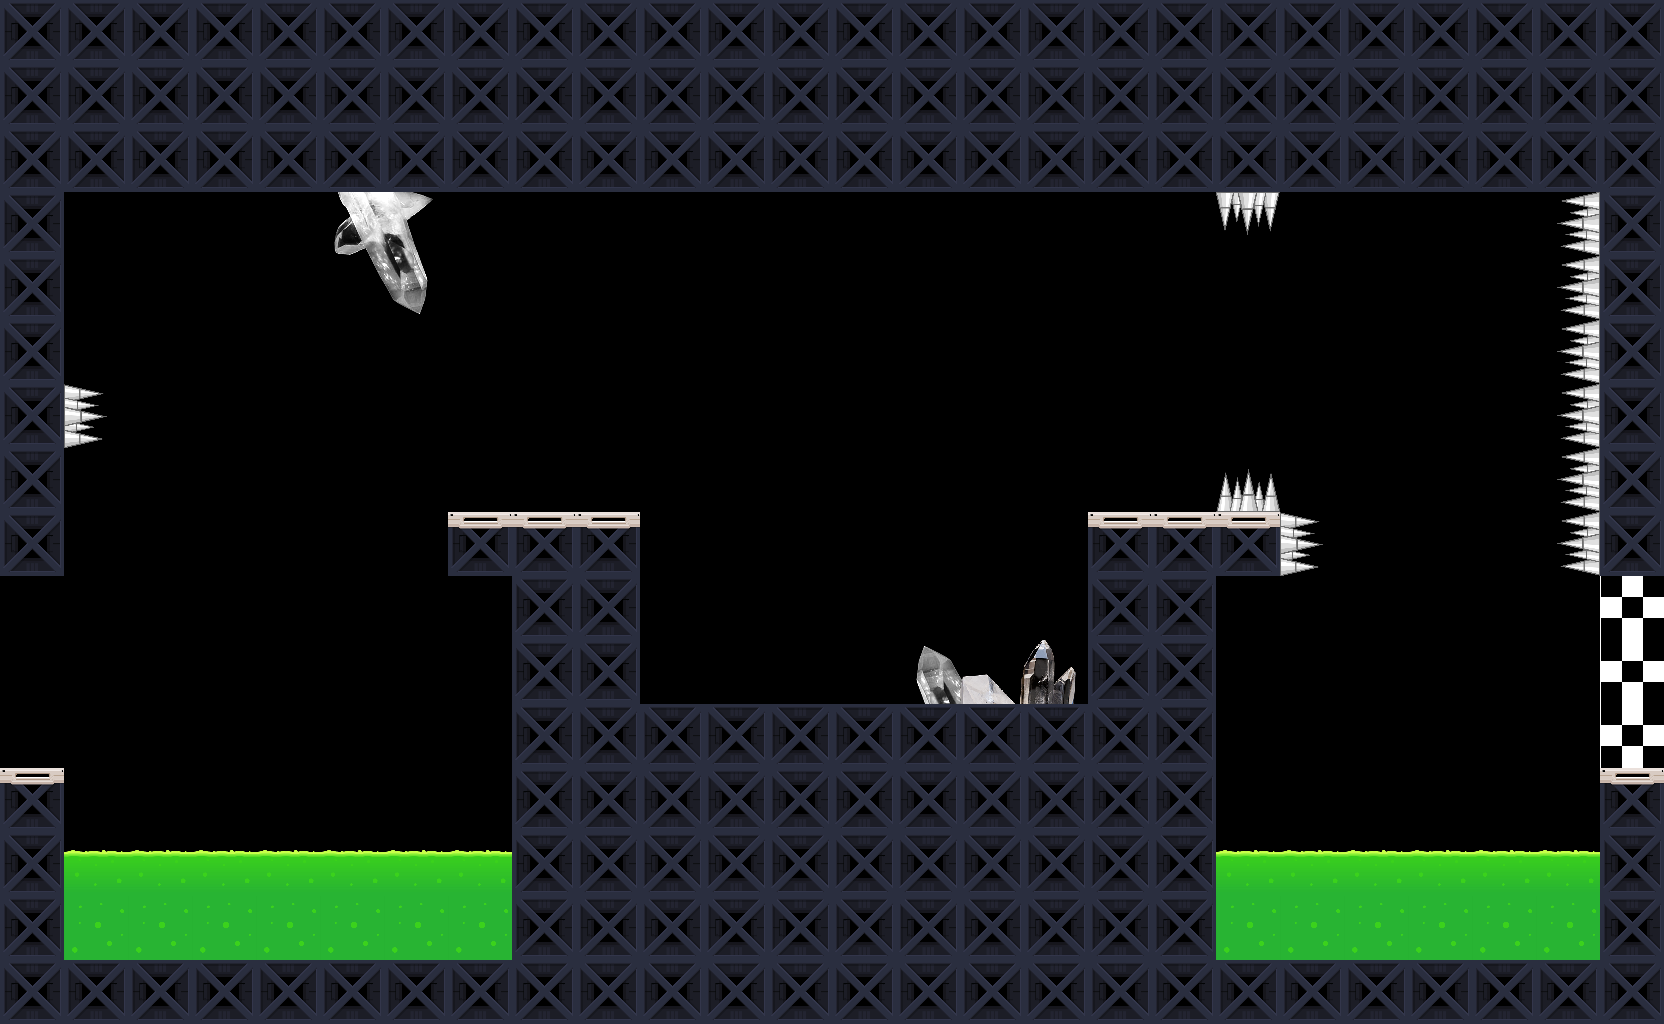

A level layout from a 2D game, rendered from its tile map. Below: a short description, then the map file with tile-grid data replaced by summaries:
An orthogonal 26x16 tile map with 64x64 px tiles, 3 tile layers (BG, L0, UI) and 24 objects (7x static, 2x HEF, SpawnPoint, Sensor, VEF, ...).

<map version="1.2" tiledversion="2019.05.08" orientation="orthogonal" renderorder="left-up" width="26" height="16" tilewidth="64" tileheight="64" infinite="0" nextlayerid="11" nextobjectid="40">
 <properties>
  <property name="isBoundingBox" type="bool" value="true" />
  <property name="isDebug" type="bool" value="false" />
  <property name="isFollow" type="bool" value="false" />
  <property name="isPhyDebug" type="bool" value="false" />
  <property name="isScrollX" type="bool" value="false" />
  <property name="isScrollY" type="bool" value="false" />
 </properties>
 <tileset firstgid="1" name="Tiles" tilewidth="128" tileheight="128" tilecount="15" columns="0">
  <grid orientation="orthogonal" width="1" height="1" />
  <tile id="1" type="TR-1">
   <properties>
    <property name="PE_Key" value="NA" />
    <property name="PhysicsBody" value="BOUNDING_BOX" />
    <property name="TAG" type="int" value="80" />
    <property name="isDynamic" type="bool" value="false" />
    <property name="isUseOnContact" type="bool" value="false" />
    <property name="isUsePhysics" type="bool" value="true" />
   </properties>
   <image width="64" height="64" source="Tile2.png" />
   <objectgroup draworder="index">
    <object id="1" x="0" y="0" width="64" height="64" />
   </objectgroup>
  </tile>
  <tile id="4" type="TR-0">
   <properties>
    <property name="PE_Key" value="NA" />
    <property name="PhysicsBody" value="BOUNDING_BOX" />
    <property name="TAG" type="int" value="82" />
    <property name="isDynamic" type="bool" value="false" />
    <property name="isUseOnContact" type="bool" value="false" />
    <property name="isUsePhysics" type="bool" value="true" />
   </properties>
   <image width="64" height="64" source="Tile5.png" />
   <objectgroup draworder="index">
    <object id="1" x="0" y="0" width="64" height="64" />
   </objectgroup>
  </tile>
  <tile id="15" type="Acid">
   <properties>
    <property name="CategoryBitmask" value="100000_000000_000000_000000" />
    <property name="CollisionBitmask" value="000000_000000_11111111_11111111" />
    <property name="ContactTestBitmask" value="11111111_11111111_11111111_11111111" />
    <property name="GameObject" value="Hostile" />
    <property name="GivesDamage" type="int" value="100" />
    <property name="Group" type="int" value="0" />
    <property name="PE_Key" value="NA" />
    <property name="PhysicsBody" value="BOUNDING_BOX" />
    <property name="TAG" type="int" value="100" />
    <property name="canGiveDamage" type="bool" value="false" />
    <property name="canTakeDamage" type="bool" value="false" />
    <property name="health" value="INF" />
    <property name="isDynamic" type="bool" value="false" />
    <property name="isUseOnContact" type="bool" value="false" />
    <property name="isUsePhysics" type="bool" value="true" />
   </properties>
   <image width="64" height="64" source="Acid_Bottom.png" />
   <objectgroup draworder="index">
    <object id="1" x="0" y="0" width="4" height="64" />
   </objectgroup>
  </tile>
  <tile id="16" type="AcidTop">
   <properties>
    <property name="CategoryBitmask" value="010000_000000_000000_000000" />
    <property name="CollisionBitmask" value="000000_000000_11111111_11111111" />
    <property name="ContactTestBitmask" value="11111111_11111111_11111111_11111111" />
    <property name="GameObject" value="Hostile" />
    <property name="GivesDamage" type="int" value="100" />
    <property name="Group" type="int" value="0" />
    <property name="PE_Key" value="AcidTop" />
    <property name="PhysicsBody" value="PE" />
    <property name="TAG" type="int" value="100" />
    <property name="canGiveDamage" type="bool" value="false" />
    <property name="canTakeDamage" type="bool" value="false" />
    <property name="health" value="INF" />
    <property name="isDynamic" type="bool" value="false" />
    <property name="isUseOnContact" type="bool" value="true" />
    <property name="isUsePhysics" type="bool" value="true" />
   </properties>
   <image width="64" height="64" source="Acid_Top.png" />
   <objectgroup draworder="index">
    <object id="1" x="2" y="23" width="61" height="40" />
   </objectgroup>
  </tile>
  <tile id="22" type="SpikeWest">
   <properties>
    <property name="CategoryBitmask" value="100000_000000_000000_000000" />
    <property name="CollisionBitmask" value="000000_000000_11111111_11111111" />
    <property name="ContactTestBitmask" value="11111111_11111111_11111111_11111111" />
    <property name="GameObject" value="Hostile" />
    <property name="GivesDamage" type="int" value="30" />
    <property name="Group" type="int" value="0" />
    <property name="PE_Key" value="SpikeWest" />
    <property name="PhysicsBody" value="PE" />
    <property name="TAG" type="int" value="100" />
    <property name="canGiveDamage" type="bool" value="false" />
    <property name="canTakeDamage" type="bool" value="false" />
    <property name="health" value="INF" />
    <property name="isDynamic" type="bool" value="false" />
    <property name="isUseOnContact" type="bool" value="true" />
    <property name="isUsePhysics" type="bool" value="true" />
   </properties>
   <image width="64" height="64" source="SpikeWest.png" />
   <objectgroup draworder="index">
    <object id="1" x="27" y="2" width="36" height="60" />
   </objectgroup>
  </tile>
  <tile id="23" type="SpikeEast">
   <properties>
    <property name="CategoryBitmask" value="100000_000000_000000_000000" />
    <property name="CollisionBitmask" value="000000_000000_11111111_11111111" />
    <property name="ContactTestBitmask" value="11111111_11111111_11111111_11111111" />
    <property name="GameObject" value="Hostile" />
    <property name="GivesDamage" type="int" value="30" />
    <property name="Group" type="int" value="0" />
    <property name="PE_Key" value="SpikeEast" />
    <property name="PhysicsBody" value="PE" />
    <property name="TAG" type="int" value="100" />
    <property name="canGiveDamage" type="bool" value="false" />
    <property name="canTakeDamage" type="bool" value="false" />
    <property name="health" value="INF" />
    <property name="isDynamic" type="bool" value="false" />
    <property name="isUseOnContact" type="bool" value="true" />
    <property name="isUsePhysics" type="bool" value="true" />
   </properties>
   <image width="64" height="64" source="SpikeEast.png" />
   <objectgroup draworder="index">
    <object id="1" x="0" y="0" width="34" height="64" />
   </objectgroup>
  </tile>
  <tile id="24" type="SpikeSouth">
   <properties>
    <property name="CategoryBitmask" value="100000_000000_000000_000000" />
    <property name="CollisionBitmask" value="000000_000000_11111111_11111111" />
    <property name="ContactTestBitmask" value="11111111_11111111_11111111_11111111" />
    <property name="GameObject" value="Hostile" />
    <property name="GivesDamage" type="int" value="30" />
    <property name="Group" type="int" value="0" />
    <property name="PE_Key" value="SpikeSouth" />
    <property name="PhysicsBody" value="PE" />
    <property name="TAG" type="int" value="100" />
    <property name="canGiveDamage" type="bool" value="false" />
    <property name="canTakeDamage" type="bool" value="false" />
    <property name="health" value="INF" />
    <property name="isDynamic" type="bool" value="false" />
    <property name="isUseOnContact" type="bool" value="true" />
    <property name="isUsePhysics" type="bool" value="true" />
   </properties>
   <image width="64" height="64" source="SpikeSoth.png" />
   <objectgroup draworder="index">
    <object id="1" x="0" y="0" width="64" height="34" />
   </objectgroup>
  </tile>
  <tile id="25" type="SpikeNorth">
   <properties>
    <property name="CategoryBitmask" value="100000_000000_000000_000000" />
    <property name="CollisionBitmask" value="000000_000000_11111111_11111111" />
    <property name="ContactTestBitmask" value="11111111_11111111_11111111_11111111" />
    <property name="GameObject" value="Hostile" />
    <property name="GivesDamage" type="int" value="30" />
    <property name="Group" type="int" value="0" />
    <property name="PE_Key" value="SpikeNorth" />
    <property name="PhysicsBody" value="PE" />
    <property name="TAG" type="int" value="100" />
    <property name="canGiveDamage" type="bool" value="false" />
    <property name="canTakeDamage" type="bool" value="false" />
    <property name="health" value="INF" />
    <property name="isDynamic" type="bool" value="false" />
    <property name="isUseOnContact" type="bool" value="true" />
    <property name="isUsePhysics" type="bool" value="true" />
   </properties>
   <image width="64" height="64" source="SpikeNorth.png" />
   <objectgroup draworder="index">
    <object id="1" x="0" y="34" width="64" height="35" />
   </objectgroup>
  </tile>
  <tile id="26" type="Finish">
   <properties>
    <property name="CategoryBitmask" value="100000_000000_000000_000000" />
    <property name="CollisionBitmask" value="000000_000000_11111111_11111111" />
    <property name="ContactTestBitmask" value="11111111_11111111_11111111_11111111" />
    <property name="GameObject" value="Exit" />
    <property name="GivesDamage" type="int" value="100" />
    <property name="Group" type="int" value="0" />
    <property name="PE_Key" value="NA" />
    <property name="PhysicsBody" value="BOUNDING_BOX" />
    <property name="TAG" type="int" value="100" />
    <property name="canGiveDamage" type="bool" value="false" />
    <property name="canTakeDamage" type="bool" value="false" />
    <property name="health" value="INF" />
    <property name="isDynamic" type="bool" value="false" />
    <property name="isUseOnContact" type="bool" value="false" />
    <property name="isUsePhysics" type="bool" value="false" />
   </properties>
   <image width="64" height="64" source="finish64x64.png" />
  </tile>
  <tile id="27" type="QuartzCrystalEast">
   <properties>
    <property name="CategoryBitmask" value="100000_000000_000000_000000" />
    <property name="CollisionBitmask" value="000000_000000_11111111_11111111" />
    <property name="ContactTestBitmask" value="11111111_11111111_11111111_11111111" />
    <property name="GameObject" value="Hostile" />
    <property name="GivesDamage" type="int" value="1" />
    <property name="Group" type="int" value="0" />
    <property name="PE_Key" value="QuartzCrystalEast" />
    <property name="PhysicsBody" value="PE" />
    <property name="TAG" type="int" value="100" />
    <property name="canGiveDamage" type="bool" value="false" />
    <property name="canTakeDamage" type="bool" value="false" />
    <property name="health" value="INF" />
    <property name="isDynamic" type="bool" value="false" />
    <property name="isUseOnContact" type="bool" value="true" />
    <property name="isUsePhysics" type="bool" value="true" />
   </properties>
   <image width="128" height="128" source="QuartzCrystalEast.png" />
  </tile>
  <tile id="28" type="QuartzCrystalNorth">
   <properties>
    <property name="CategoryBitmask" value="100000_000000_000000_000000" />
    <property name="CollisionBitmask" value="000000_000000_11111111_11111111" />
    <property name="ContactTestBitmask" value="11111111_11111111_11111111_11111111" />
    <property name="GameObject" value="Hostile" />
    <property name="GivesDamage" type="int" value="1" />
    <property name="Group" type="int" value="0" />
    <property name="PE_Key" value="QuartzCrystalNorth" />
    <property name="PhysicsBody" value="PE" />
    <property name="TAG" type="int" value="100" />
    <property name="canGiveDamage" type="bool" value="false" />
    <property name="canTakeDamage" type="bool" value="false" />
    <property name="health" value="INF" />
    <property name="isDynamic" type="bool" value="false" />
    <property name="isUseOnContact" type="bool" value="true" />
    <property name="isUsePhysics" type="bool" value="true" />
   </properties>
   <image width="128" height="128" source="QuartzCrystalNorth.png" />
  </tile>
  <tile id="29" type="QuartzCrystalNorth3">
   <properties>
    <property name="CategoryBitmask" value="100000_000000_000000_000000" />
    <property name="CollisionBitmask" value="000000_000000_11111111_11111111" />
    <property name="ContactTestBitmask" value="11111111_11111111_11111111_11111111" />
    <property name="GameObject" value="Hostile" />
    <property name="GivesDamage" type="int" value="1" />
    <property name="Group" type="int" value="0" />
    <property name="PE_Key" value="QuartzCrystalNorth3" />
    <property name="PhysicsBody" value="PE" />
    <property name="TAG" type="int" value="100" />
    <property name="canGiveDamage" type="bool" value="false" />
    <property name="canTakeDamage" type="bool" value="false" />
    <property name="health" value="INF" />
    <property name="isDynamic" type="bool" value="false" />
    <property name="isUseOnContact" type="bool" value="true" />
    <property name="isUsePhysics" type="bool" value="true" />
   </properties>
   <image width="128" height="128" source="QuartzCrystalNorth3.png" />
  </tile>
  <tile id="30" type="QuartzCrystalNorthFliped3">
   <properties>
    <property name="CategoryBitmask" value="100000_000000_000000_000000" />
    <property name="CollisionBitmask" value="000000_000000_11111111_11111111" />
    <property name="ContactTestBitmask" value="11111111_11111111_11111111_11111111" />
    <property name="GameObject" value="Hostile" />
    <property name="GivesDamage" type="int" value="1" />
    <property name="Group" type="int" value="0" />
    <property name="PE_Key" value="QuartzCrystalNorthFliped3" />
    <property name="PhysicsBody" value="PE" />
    <property name="TAG" type="int" value="100" />
    <property name="canGiveDamage" type="bool" value="false" />
    <property name="canTakeDamage" type="bool" value="false" />
    <property name="health" value="INF" />
    <property name="isDynamic" type="bool" value="false" />
    <property name="isUseOnContact" type="bool" value="true" />
    <property name="isUsePhysics" type="bool" value="true" />
   </properties>
   <image width="128" height="128" source="QuartzCrystalNorthFliped3.png" />
  </tile>
  <tile id="31" type="QuartzCrystalSouth">
   <properties>
    <property name="CategoryBitmask" value="100000_000000_000000_000000" />
    <property name="CollisionBitmask" value="000000_000000_11111111_11111111" />
    <property name="ContactTestBitmask" value="11111111_11111111_11111111_11111111" />
    <property name="GameObject" value="Hostile" />
    <property name="GivesDamage" type="int" value="1" />
    <property name="Group" type="int" value="0" />
    <property name="PE_Key" value="QuartzCrystalSouth" />
    <property name="PhysicsBody" value="PE" />
    <property name="TAG" type="int" value="100" />
    <property name="canGiveDamage" type="bool" value="false" />
    <property name="canTakeDamage" type="bool" value="false" />
    <property name="health" value="INF" />
    <property name="isDynamic" type="bool" value="false" />
    <property name="isUseOnContact" type="bool" value="true" />
    <property name="isUsePhysics" type="bool" value="true" />
   </properties>
   <image width="128" height="128" source="QuartzCrystalSouth.png" />
  </tile>
  <tile id="32" type="QuartzCrystalWest">
   <properties>
    <property name="CategoryBitmask" value="100000_000000_000000_000000" />
    <property name="CollisionBitmask" value="000000_000000_11111111_11111111" />
    <property name="ContactTestBitmask" value="11111111_11111111_11111111_11111111" />
    <property name="GameObject" value="Hostile" />
    <property name="GivesDamage" type="int" value="1" />
    <property name="Group" type="int" value="0" />
    <property name="PE_Key" value="QuartzCrystalWest" />
    <property name="PhysicsBody" value="PE" />
    <property name="TAG" type="int" value="100" />
    <property name="canGiveDamage" type="bool" value="false" />
    <property name="canTakeDamage" type="bool" value="false" />
    <property name="health" value="INF" />
    <property name="isDynamic" type="bool" value="false" />
    <property name="isUseOnContact" type="bool" value="true" />
    <property name="isUsePhysics" type="bool" value="true" />
   </properties>
   <image width="128" height="128" source="QuartzCrystalWest.png" />
  </tile>
 </tileset>
 <layer id="10" name="BG" width="26" height="16">
  <data>[416 cells, 3 non-empty, 3 distinct tile ids]</data>
 </layer>
 <layer id="6" name="L0" width="26" height="16">
  <data>[416 cells, 219 non-empty, 9 distinct tile ids]</data>
 </layer>
 <layer id="9" name="UI" width="26" height="16">
  <data>[416 cells, 0 non-empty, 0 distinct tile ids]</data>
 </layer>
 <objectgroup id="2" name="O1-PHY" visible="0">
  <object id="1" name="SpawnPlayer" type="SpawnPoint" x="350" y="420">
   <point />
  </object>
  <object id="2" name="ExitLevel" type="Sensor" x="1596" y="514" width="64" height="256" />
  <object id="3" name="Top" type="static" x="0" y="0" width="1662" height="192" />
  <object id="4" name="WestWall" type="static" x="0" y="192" width="54" height="380" />
  <object id="5" name="Bottom" type="static" x="6" y="961" width="1658" height="64" />
  <object id="6" name="EsatWallTop" type="static" x="1601" y="199" width="63" height="368" />
  <object id="7" name="EastWall-Bottom" type="static" x="1600" y="771" width="66" height="246" />
  <object id="8" name="CenterPlatform" type="static" x="514" y="706" width="702" height="309" />
  <object id="9" name="CenterPlatform-Left" type="static" x="452" y="515" width="187" height="63" />
 </objectgroup>
 <objectgroup id="7" name="O2-ELEMENTS">
  <!-- 7 objects omitted --></objectgroup>
</map>
<!-- 7 of 24 objects omitted -->
